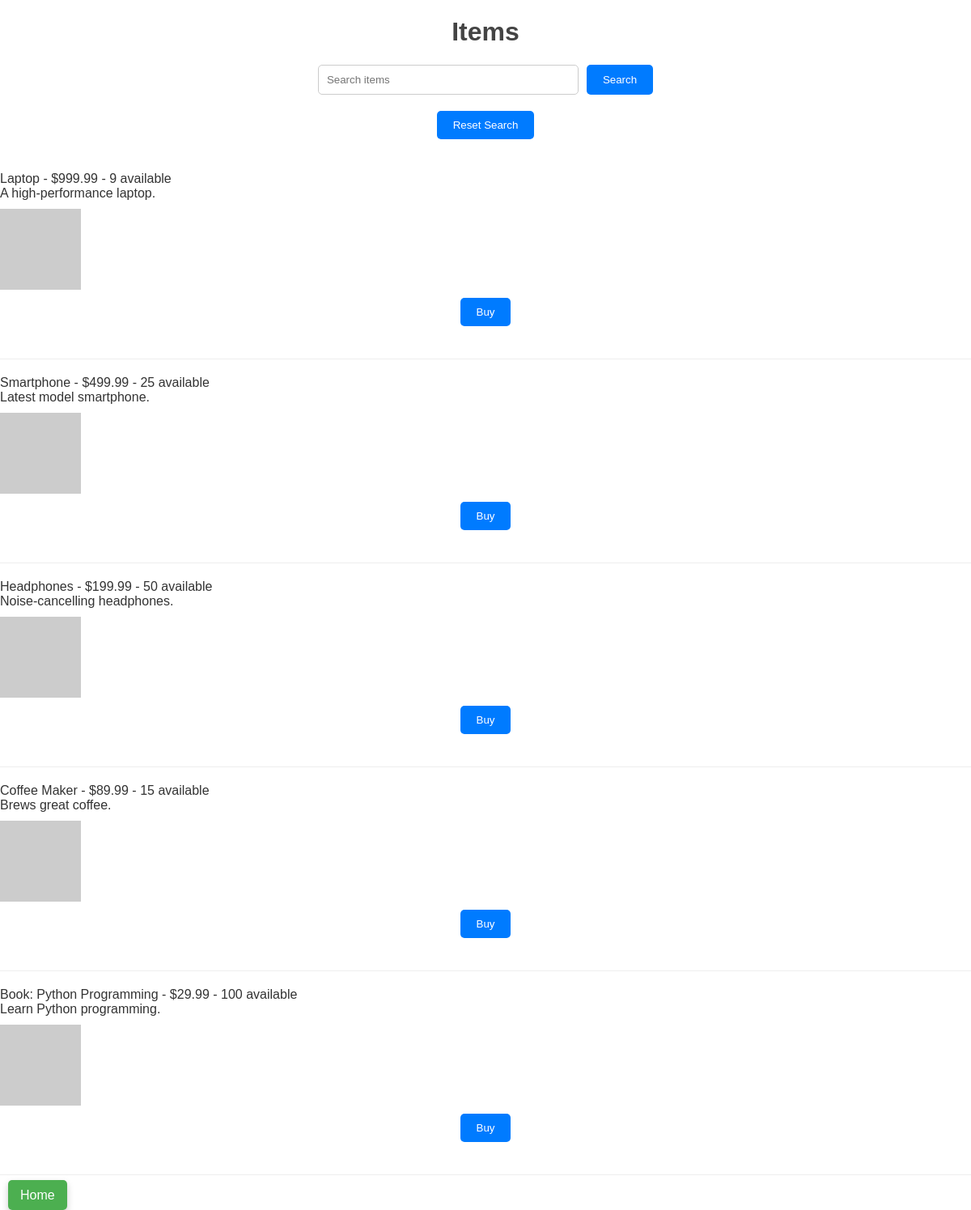
Page /list_items on the committed database.
### tables this page shows
CREATE TABLE items (
        rowid INTEGER PRIMARY KEY AUTOINCREMENT,
        name TEXT,
        price REAL,
        quantity INTEGER,
        description TEXT,
        image TEXT,
        user_id INTEGER,
        category TEXT,
        FOREIGN KEY(user_id) REFERENCES users(rowid)
    );

### app.py (the view)
@app.route('/list_items')
def list_items():
    search_query = request.args.get('search_query')
    conn = get_db_connection()
    c = conn.cursor()
    if search_query:
        c.execute('SELECT * FROM items WHERE (name LIKE ? OR description LIKE ?) AND quantity > 0',
                  ('%' + search_query + '%', '%' + search_query + '%'))
    else:
        c.execute('SELECT * FROM items WHERE quantity > 0')
    items = c.fetchall()
    conn.close()
    return render_template('list_items.html', items=items)

### app.py (called while the page is built)
def get_db_connection():
    conn = sqlite3.connect('marketplace.db')
    conn.row_factory = sqlite3.Row
    return conn

### templates/list_items.html (shortened to what this page needs)
<!doctype html>
<html lang="en">
<head>
    <link rel="stylesheet" href="{{ url_for('static' , filename='style.css')}}">
</head>
<body>
    <h1>Items</h1>
    <form method="GET" action="{{ url_for('list_items') }}">
        <input type="text" name="search_query" placeholder="Search items">
        <button type="submit">Search</button>
    </form>
    <form method="GET" action="{{ url_for('reset_search_offers')}}" >
        <button type="submit">Reset Search</button>
    </form>
    <ul>
        {% for item in items %}
        <li>
            {{ item['name'] }} - ${{ item['price'] }} - {{ item['quantity'] }} available
            <br>{{ item['description'] }}
            <br><img src="{{ item['image'] }}" alt="{{ item['name'] }}">
            <form method="POST" action="{{ url_for('buy_item', item_id=item['rowid']) }}">
                <button type="submit">Buy</button>
            </form>
        </li>
        {% endfor %}
    </ul>
    <a href="{{ url_for('index') }}">Home</a>
</body>
</html>

### static/style.css (style rules this page uses)
body { font-family: Arial, sans-serif; margin: 0; padding: 0; background-color: white; color: #333; }
h1, h2 { text-align: center; color: #444; }
a { text-decoration: none; color: #fff; background-color: #4CAF50; margin: 0 10px; padding: 10px 15px; border-radius: 5px; transition: ease-in-out 0.2s; box-shadow: 0 4px 8px rgba(0, 0, 0, 0.2); }
form { display: flex; justify-content: center; margin-bottom: 20px; }
input[type="text"] { padding: 10px; width: 300px; border: 1px solid #ccc; border-radius: 5px; margin-right: 10px; }
button { padding: 10px 20px; border: none; border-radius: 5px; background-color: #007BFF; color: white; cursor: pointer; }
ul { list-style: none; padding: 0; }
li { border-bottom: 1px solid #eee; padding: 20px 0; }
li img { max-width: 100px; height: auto; display: block; margin: 10px 0; }

### rows in the picture
items: name "Laptop", price "999.99", quantity "9", description "A high-performance laptop."
items: name "Smartphone", price "499.99", quantity "25", description "Latest model smartphone."
items: name "Headphones", price "199.99", quantity "50", description "Noise-cancelling headphones."
items: name "Coffee Maker", price "89.99", quantity "15", description "Brews great coffee."
items: name "Book: Python Programming", price "29.99", quantity "100", description "Learn Python programming."
